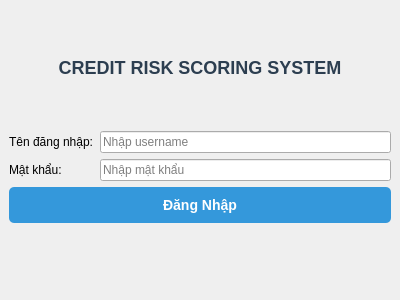
<?xml version="1.0" encoding="UTF-8"?>
<ui version="4.0">
 <class>LoginWindow</class>
 <widget class="QMainWindow" name="LoginWindow">
  <property name="geometry">
   <rect>
    <x>0</x>
    <y>0</y>
    <width>400</width>
    <height>300</height>
   </rect>
  </property>
  <property name="windowTitle">
   <string>Đăng Nhập - Credit Risk System</string>
  </property>
  <widget class="QWidget" name="centralwidget">
   <layout class="QVBoxLayout" name="verticalLayout">
    <item>
     <spacer name="verticalSpacer">
      <property name="orientation">
       <enum>Qt::Vertical</enum>
      </property>
      <property name="sizeHint" stdset="0">
       <size>
        <width>20</width>
        <height>40</height>
       </size>
      </property>
     </spacer>
    </item>
    <item>
     <widget class="QLabel" name="lblTitle">
      <property name="text">
       <string>CREDIT RISK SCORING SYSTEM</string>
      </property>
      <property name="alignment">
       <set>Qt::AlignCenter</set>
      </property>
      <property name="styleSheet">
       <string>font-size: 18px; font-weight: bold; color: #2c3e50;</string>
      </property>
     </widget>
    </item>
    <item>
     <spacer name="verticalSpacer_2">
      <property name="orientation">
       <enum>Qt::Vertical</enum>
      </property>
      <property name="sizeHint" stdset="0">
       <size>
        <width>20</width>
        <height>20</height>
       </size>
      </property>
     </spacer>
    </item>
    <item>
     <layout class="QFormLayout" name="formLayout">
      <item row="0" column="0">
       <widget class="QLabel" name="lblUsername">
        <property name="text">
         <string>Tên đăng nhập:</string>
        </property>
       </widget>
      </item>
      <item row="0" column="1">
       <widget class="QLineEdit" name="txtUsername">
        <property name="placeholderText">
         <string>Nhập username</string>
        </property>
       </widget>
      </item>
      <item row="1" column="0">
       <widget class="QLabel" name="lblPassword">
        <property name="text">
         <string>Mật khẩu:</string>
        </property>
       </widget>
      </item>
      <item row="1" column="1">
       <widget class="QLineEdit" name="txtPassword">
        <property name="echoMode">
         <enum>QLineEdit::Password</enum>
        </property>
        <property name="placeholderText">
         <string>Nhập mật khẩu</string>
        </property>
       </widget>
      </item>
     </layout>
    </item>
    <item>
     <widget class="QPushButton" name="btnLogin">
      <property name="text">
       <string>Đăng Nhập</string>
      </property>
      <property name="styleSheet">
       <string>QPushButton { 
         background-color: #3498db; 
         color: white; 
         padding: 10px; 
         border-radius: 5px;
         font-size: 14px;
         font-weight: bold;
       }
       QPushButton:hover {
         background-color: #2980b9;
       }</string>
      </property>
     </widget>
    </item>
    <item>
     <widget class="QLabel" name="lblStatus">
      <property name="text">
       <string/>
      </property>
      <property name="alignment">
       <set>Qt::AlignCenter</set>
      </property>
      <property name="styleSheet">
       <string>color: red; font-size: 12px;</string>
      </property>
     </widget>
    </item>
    <item>
     <spacer name="verticalSpacer_3">
      <property name="orientation">
       <enum>Qt::Vertical</enum>
      </property>
      <property name="sizeHint" stdset="0">
       <size>
        <width>20</width>
        <height>40</height>
       </size>
      </property>
     </spacer>
    </item>
   </layout>
  </widget>
 </widget>
 <resources/>
 <connections/>
</ui>
